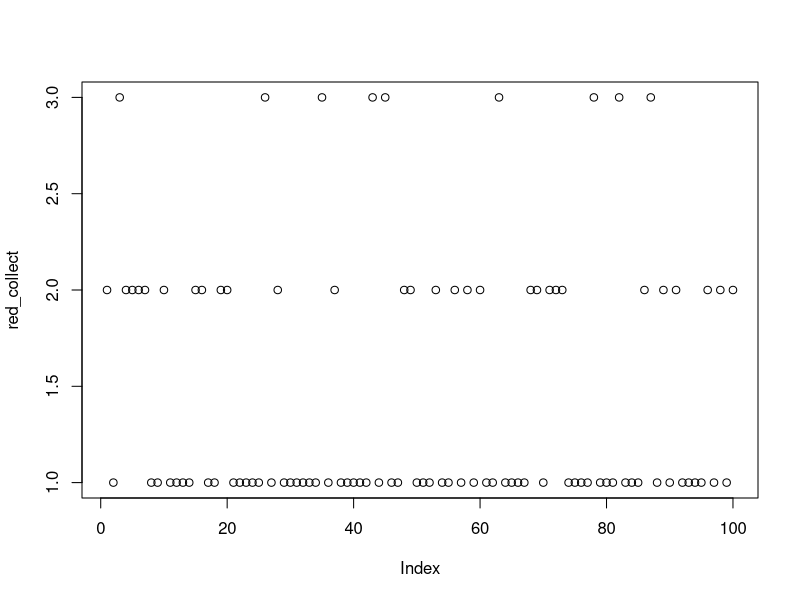

Write the R code that produced this figure.
#===============Problem 1.4=====================================
#use numeration to represent different color in the array
#1 represents green ball
#2 represents red ball
#3 represents blue ball
urn <- c(1, 1, 1, 1, 1, 1, 
         2, 2, 2, 2, 2, 2, 
         3, 3, 3 ,3 ,3, 3, 
         3, 3)

simulate_size <- 100
iteration <- simulate_size
red_count <- 0
red_collect <- c()
while (iteration > 0){
  sample_balls <- sample(urn, 3)
  sample_table <- as.data.frame(table(sample_balls))
  red_count <- red_count + sample_table[1,]$Freq
  red_collect <- c(red_collect, sample_table[1,]$Freq)
  iteration <- iteration - 1
}
probability_red <- red_count / (3 * simulate_size)
expected_red <- probability_red * 3
plot(red_collect)